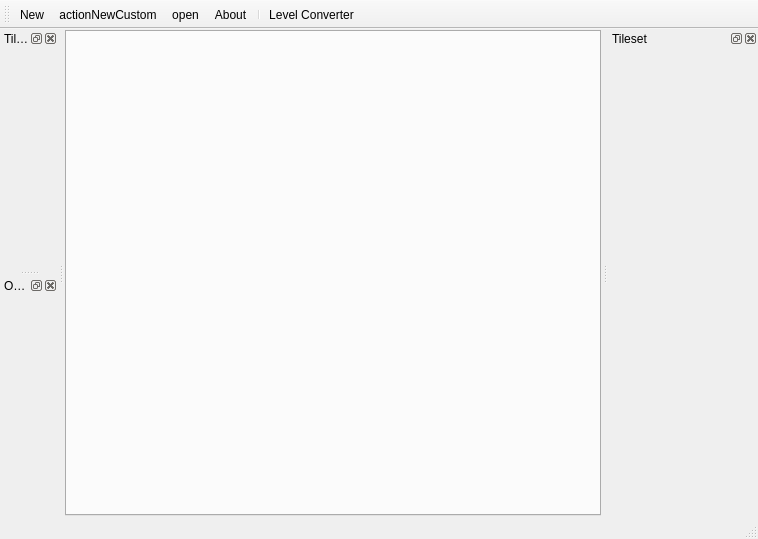
<?xml version="1.0" encoding="UTF-8"?>
<ui version="4.0">
 <class>MainWindowClass</class>
 <widget class="QMainWindow" name="MainWindowClass">
  <property name="geometry">
   <rect>
    <x>0</x>
    <y>0</y>
    <width>758</width>
    <height>539</height>
   </rect>
  </property>
  <property name="windowTitle">
   <string>Tiles Editor</string>
  </property>
  <widget class="QWidget" name="centralWidget">
   <property name="sizePolicy">
    <sizepolicy hsizetype="Expanding" vsizetype="Expanding">
     <horstretch>0</horstretch>
     <verstretch>0</verstretch>
    </sizepolicy>
   </property>
   <layout class="QGridLayout" name="gridLayout">
    <property name="leftMargin">
     <number>1</number>
    </property>
    <property name="topMargin">
     <number>1</number>
    </property>
    <property name="rightMargin">
     <number>1</number>
    </property>
    <property name="bottomMargin">
     <number>1</number>
    </property>
    <property name="spacing">
     <number>1</number>
    </property>
    <item row="0" column="0">
     <widget class="QTabWidget" name="levelsTab">
      <property name="sizePolicy">
       <sizepolicy hsizetype="Preferred" vsizetype="Preferred">
        <horstretch>0</horstretch>
        <verstretch>0</verstretch>
       </sizepolicy>
      </property>
      <property name="currentIndex">
       <number>-1</number>
      </property>
      <property name="tabsClosable">
       <bool>true</bool>
      </property>
     </widget>
    </item>
   </layout>
  </widget>
  <widget class="QMenuBar" name="menuBar">
   <property name="geometry">
    <rect>
     <x>0</x>
     <y>0</y>
     <width>758</width>
     <height>22</height>
    </rect>
   </property>
  </widget>
  <widget class="QToolBar" name="mainToolBar">
   <attribute name="toolBarArea">
    <enum>TopToolBarArea</enum>
   </attribute>
   <attribute name="toolBarBreak">
    <bool>false</bool>
   </attribute>
   <addaction name="actionNew"/>
   <addaction name="actionActionNewCustom"/>
   <addaction name="actionOpen"/>
   <addaction name="actionAbout"/>
   <addaction name="separator"/>
   <addaction name="actionLevelConverter"/>
  </widget>
  <widget class="QStatusBar" name="statusBar"/>
  <widget class="QDockWidget" name="tilesetsPanel">
   <property name="sizePolicy">
    <sizepolicy hsizetype="Preferred" vsizetype="Preferred">
     <horstretch>0</horstretch>
     <verstretch>0</verstretch>
    </sizepolicy>
   </property>
   <property name="minimumSize">
    <size>
     <width>150</width>
     <height>90</height>
    </size>
   </property>
   <property name="baseSize">
    <size>
     <width>0</width>
     <height>0</height>
    </size>
   </property>
   <property name="windowTitle">
    <string>Tileset</string>
   </property>
   <attribute name="dockWidgetArea">
    <number>2</number>
   </attribute>
   <widget class="QWidget" name="tilesetsPanelContents">
    <property name="sizePolicy">
     <sizepolicy hsizetype="Preferred" vsizetype="Preferred">
      <horstretch>0</horstretch>
      <verstretch>0</verstretch>
     </sizepolicy>
    </property>
    <layout class="QGridLayout" name="gridLayout_2">
     <property name="leftMargin">
      <number>1</number>
     </property>
     <property name="topMargin">
      <number>1</number>
     </property>
     <property name="rightMargin">
      <number>1</number>
     </property>
     <property name="bottomMargin">
      <number>1</number>
     </property>
    </layout>
   </widget>
  </widget>
  <widget class="QDockWidget" name="tileObjectsDock">
   <property name="windowTitle">
    <string>Tile Objects</string>
   </property>
   <attribute name="dockWidgetArea">
    <number>1</number>
   </attribute>
   <widget class="QWidget" name="tileObjectsContainer">
    <layout class="QGridLayout" name="gridLayout_3">
     <property name="leftMargin">
      <number>1</number>
     </property>
     <property name="topMargin">
      <number>1</number>
     </property>
     <property name="rightMargin">
      <number>1</number>
     </property>
     <property name="bottomMargin">
      <number>1</number>
     </property>
    </layout>
   </widget>
  </widget>
  <widget class="QDockWidget" name="objectsDock">
   <property name="windowTitle">
    <string>Objects</string>
   </property>
   <attribute name="dockWidgetArea">
    <number>1</number>
   </attribute>
   <widget class="QWidget" name="objectsContainer">
    <layout class="QGridLayout" name="gridLayout_4">
     <property name="leftMargin">
      <number>1</number>
     </property>
     <property name="topMargin">
      <number>1</number>
     </property>
     <property name="rightMargin">
      <number>1</number>
     </property>
     <property name="bottomMargin">
      <number>1</number>
     </property>
    </layout>
   </widget>
  </widget>
  <action name="actionNew">
   <property name="icon">
    <iconset resource="MainWindow.qrc">
     <normaloff>:/MainWindow/icons/fugue/document-medium.png</normaloff>:/MainWindow/icons/fugue/document-medium.png</iconset>
   </property>
   <property name="text">
    <string>New</string>
   </property>
   <property name="toolTip">
    <string>New default level</string>
   </property>
  </action>
  <action name="actionOpen">
   <property name="icon">
    <iconset resource="MainWindow.qrc">
     <normaloff>:/MainWindow/icons/fugue/folder-open-document.png</normaloff>:/MainWindow/icons/fugue/folder-open-document.png</iconset>
   </property>
   <property name="text">
    <string>open</string>
   </property>
  </action>
  <action name="actionAbout">
   <property name="icon">
    <iconset resource="MainWindow.qrc">
     <normaloff>:/MainWindow/icons/fugue/information-octagon.png</normaloff>:/MainWindow/icons/fugue/information-octagon.png</iconset>
   </property>
   <property name="text">
    <string>About</string>
   </property>
  </action>
  <action name="actionLevelConverter">
   <property name="icon">
    <iconset resource="MainWindow.qrc">
     <normaloff>:/MainWindow/icons/fugue/application-sidebar-collapse.png</normaloff>:/MainWindow/icons/fugue/application-sidebar-collapse.png</iconset>
   </property>
   <property name="text">
    <string>Level Converter</string>
   </property>
   <property name="toolTip">
    <string>Level Converter</string>
   </property>
  </action>
  <action name="actionActionNewCustom">
   <property name="icon">
    <iconset resource="MainWindow.qrc">
     <normaloff>:/MainWindow/icons/fugue/document--pencil.png</normaloff>:/MainWindow/icons/fugue/document--pencil.png</iconset>
   </property>
   <property name="text">
    <string>actionNewCustom</string>
   </property>
   <property name="toolTip">
    <string>New custom level</string>
   </property>
  </action>
 </widget>
 <layoutdefault spacing="6" margin="11"/>
 <resources>
  <include location="MainWindow.qrc"/>
 </resources>
 <connections/>
</ui>
